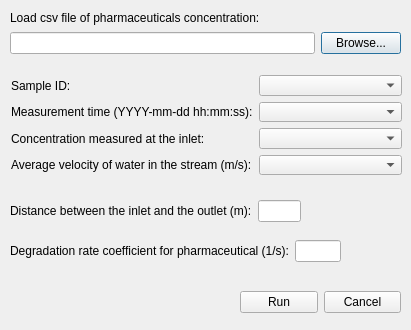
<?xml version="1.0" encoding="UTF-8"?>
<ui version="4.0">
 <class>Dialog</class>
 <widget class="QDialog" name="Dialog">
  <property name="geometry">
   <rect>
    <x>0</x>
    <y>0</y>
    <width>411</width>
    <height>330</height>
   </rect>
  </property>
  <property name="windowTitle">
   <string>Pharmaceuticals</string>
  </property>
  <widget class="QWidget" name="layoutWidget">
   <property name="geometry">
    <rect>
     <x>10</x>
     <y>10</y>
     <width>391</width>
     <height>44</height>
    </rect>
   </property>
   <layout class="QGridLayout" name="load_csv">
    <item row="0" column="0">
     <widget class="QLabel" name="label">
      <property name="text">
       <string>Load csv file of pharmaceuticals concentration:</string>
      </property>
     </widget>
    </item>
    <item row="1" column="0">
     <widget class="QLineEdit" name="path_bar"/>
    </item>
    <item row="1" column="1">
     <widget class="QPushButton" name="browse_button">
      <property name="text">
       <string>Browse...</string>
      </property>
     </widget>
    </item>
   </layout>
  </widget>
  <widget class="QWidget" name="layoutWidget">
   <property name="geometry">
    <rect>
     <x>240</x>
     <y>290</y>
     <width>161</width>
     <height>25</height>
    </rect>
   </property>
   <layout class="QGridLayout" name="gridLayout_2">
    <item row="0" column="0">
     <widget class="QPushButton" name="run_button">
      <property name="text">
       <string>Run</string>
      </property>
     </widget>
    </item>
    <item row="0" column="1">
     <widget class="QDialogButtonBox" name="buttonBox">
      <property name="orientation">
       <enum>Qt::Horizontal</enum>
      </property>
      <property name="standardButtons">
       <set>QDialogButtonBox::Cancel</set>
      </property>
     </widget>
    </item>
   </layout>
  </widget>
  <widget class="QWidget" name="layoutWidget">
   <property name="geometry">
    <rect>
     <x>11</x>
     <y>75</y>
     <width>391</width>
     <height>100</height>
    </rect>
   </property>
   <layout class="QGridLayout" name="gridLayout">
    <item row="0" column="0">
     <widget class="QLabel" name="label_2">
      <property name="text">
       <string>Sample ID:</string>
      </property>
     </widget>
    </item>
    <item row="0" column="1">
     <widget class="QComboBox" name="ID_field"/>
    </item>
    <item row="1" column="0">
     <widget class="QLabel" name="label_3">
      <property name="text">
       <string>Measurement time (YYYY-mm-dd hh:mm:ss):</string>
      </property>
     </widget>
    </item>
    <item row="1" column="1">
     <widget class="QComboBox" name="time_field"/>
    </item>
    <item row="2" column="0">
     <widget class="QLabel" name="label_4">
      <property name="text">
       <string>Concentration measured at the inlet:</string>
      </property>
     </widget>
    </item>
    <item row="2" column="1">
     <widget class="QComboBox" name="conc_inlet"/>
    </item>
    <item row="3" column="0">
     <widget class="QLabel" name="label_5">
      <property name="text">
       <string>Average velocity of water in the stream (m/s):</string>
      </property>
     </widget>
    </item>
    <item row="3" column="1">
     <widget class="QComboBox" name="v_field"/>
    </item>
   </layout>
  </widget>
  <widget class="QWidget" name="layoutWidget">
   <property name="geometry">
    <rect>
     <x>10</x>
     <y>200</y>
     <width>291</width>
     <height>22</height>
    </rect>
   </property>
   <layout class="QGridLayout" name="gridLayout_3">
    <item row="0" column="0">
     <widget class="QLabel" name="label_6">
      <property name="text">
       <string>Distance between the inlet and the outlet (m):</string>
      </property>
     </widget>
    </item>
    <item row="0" column="1">
     <widget class="QLineEdit" name="distance"/>
    </item>
   </layout>
  </widget>
  <widget class="QWidget" name="layoutWidget_2">
   <property name="geometry">
    <rect>
     <x>10</x>
     <y>240</y>
     <width>331</width>
     <height>22</height>
    </rect>
   </property>
   <layout class="QGridLayout" name="gridLayout_4">
    <item row="0" column="0">
     <widget class="QLabel" name="label_7">
      <property name="text">
       <string>Degradation rate coefficient for pharmaceutical (1/s):</string>
      </property>
     </widget>
    </item>
    <item row="0" column="1">
     <widget class="QLineEdit" name="degradation"/>
    </item>
   </layout>
  </widget>
 </widget>
 <resources/>
 <connections>
  <connection>
   <sender>buttonBox</sender>
   <signal>accepted()</signal>
   <receiver>Dialog</receiver>
   <slot>accept()</slot>
   <hints>
    <hint type="sourcelabel">
     <x>248</x>
     <y>254</y>
    </hint>
    <hint type="destinationlabel">
     <x>157</x>
     <y>274</y>
    </hint>
   </hints>
  </connection>
  <connection>
   <sender>buttonBox</sender>
   <signal>rejected()</signal>
   <receiver>Dialog</receiver>
   <slot>reject()</slot>
   <hints>
    <hint type="sourcelabel">
     <x>316</x>
     <y>260</y>
    </hint>
    <hint type="destinationlabel">
     <x>286</x>
     <y>274</y>
    </hint>
   </hints>
  </connection>
 </connections>
</ui>
